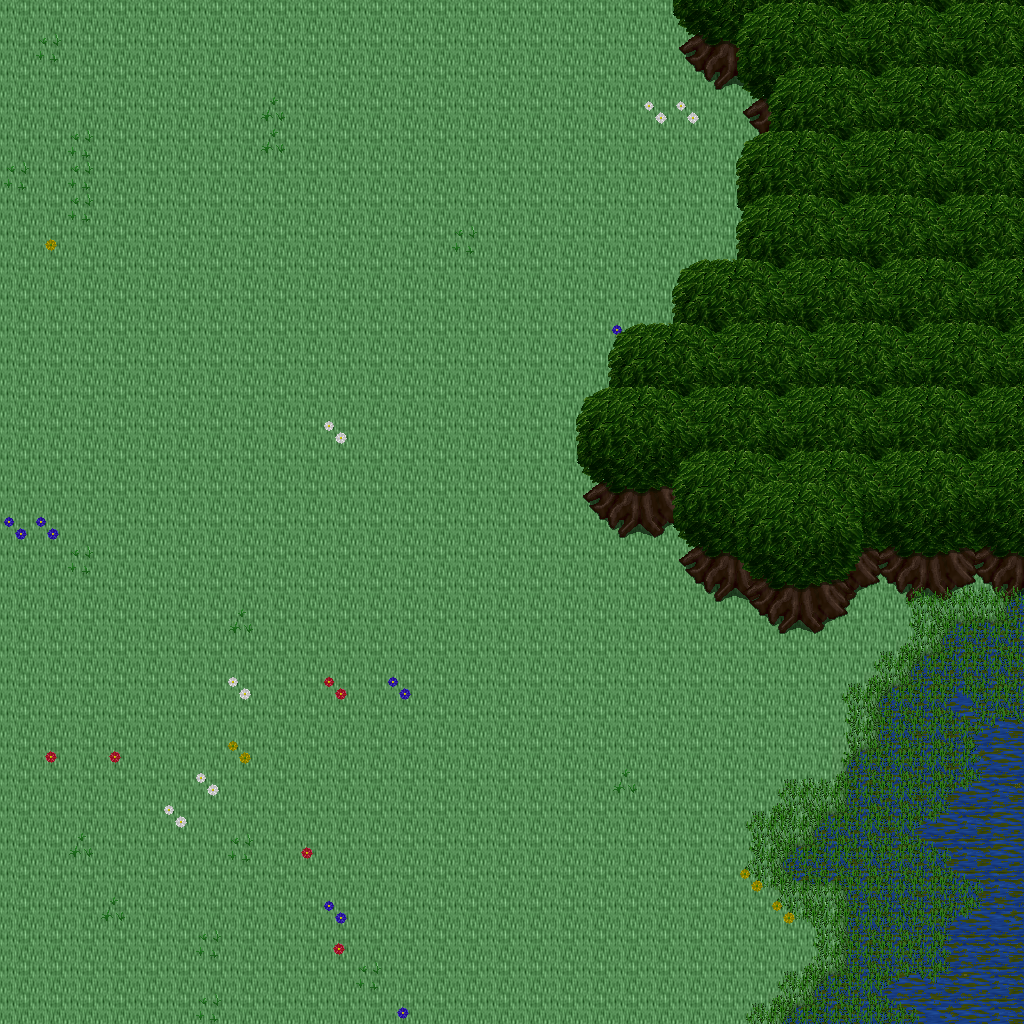

The image is a tile-based game level rendered from a .tmx file. Its description and source (layers, tilesets, objects; grid data summarised) follow:
An orthogonal 32x32 tile map with 32x32 px tiles, 5 tile layers (Ground, Objects, Objects2, Above, ...), 1 hidden layer not drawn, 18 tilesets.

<map version="1.10" tiledversion="1.11.0" orientation="orthogonal" renderorder="right-down" width="32" height="32" tilewidth="32" tileheight="32" infinite="0" nextlayerid="11" nextobjectid="1">
 <tileset firstgid="1" name="ground_ground" tilewidth="32" tileheight="32" tilecount="33" columns="3">
  <image source="../drawable/ground_ground.png" width="96" height="352" />
 </tileset>
 <tileset firstgid="34" name="plant_flower_daisy_white" tilewidth="32" tileheight="32" tilecount="8" columns="2">
  <image source="../drawable/plant_flower_daisy_white.png" width="64" height="128" />
 </tileset>
 <tileset firstgid="42" name="plant_grasses" tilewidth="32" tileheight="32" tilecount="6" columns="3">
  <image source="../drawable/plant_grasses.png" width="96" height="64" />
 </tileset>
 <tileset firstgid="48" name="plant_flower_daisy_yellow" tilewidth="32" tileheight="32" tilecount="8" columns="2">
  <image source="../drawable/plant_flower_daisy_yellow.png" width="64" height="128" />
 </tileset>
 <tileset firstgid="56" name="plant_flower_daisy_blue" tilewidth="32" tileheight="32" tilecount="8" columns="2">
  <image source="../drawable/plant_flower_daisy_blue.png" width="64" height="128" />
 </tileset>
 <tileset firstgid="64" name="plant_flower_daisy_red" tilewidth="32" tileheight="32" tilecount="8" columns="2">
  <image source="../drawable/plant_flower_daisy_red.png" width="64" height="128" />
 </tileset>
 <tileset firstgid="72" name="plant_tree_tree_darkgreen" tilewidth="32" tileheight="32" tilecount="88" columns="8">
  <image source="../drawable/plant_tree_tree_darkgreen.png" width="256" height="352" />
 </tileset>
 <tileset firstgid="160" name="logic_creature_animal" tilewidth="32" tileheight="32" tilecount="32" columns="8">
  <image source="../drawable/logic_creature_animal.png" width="256" height="128" />
 </tileset>
 <tileset firstgid="192" name="logic_creature_elf" tilewidth="32" tileheight="32" tilecount="16" columns="8">
  <image source="../drawable/logic_creature_elf.png" width="256" height="64" />
 </tileset>
 <tileset firstgid="208" name="logic_collision" tilewidth="32" tileheight="32" tilecount="1" columns="1">
  <image source="../drawable/logic_collision.png" width="32" height="32" />
 </tileset>
 <tileset firstgid="209" name="logic_creature_human_evil" tilewidth="32" tileheight="32" tilecount="16" columns="8">
  <image source="../drawable/logic_creature_human_evil.png" width="256" height="64" />
 </tileset>
 <tileset firstgid="225" name="logic_portal" tilewidth="32" tileheight="32" tilecount="24" columns="8">
  <image source="../drawable/logic_portal.png" width="256" height="96" />
 </tileset>
 <tileset firstgid="249" name="ground_green_paving" tilewidth="32" tileheight="32" tilecount="18" columns="3">
  <image source="../drawable/ground_green_paving.png" width="96" height="192" />
 </tileset>
 <tileset firstgid="267" name="ground_water_swamp_water" tilewidth="32" tileheight="32" tilecount="33" columns="3">
  <image source="../drawable/ground_water_swamp_water.png" width="96" height="352" />
 </tileset>
 <tileset firstgid="300" name="plant_grasses_swamp" tilewidth="32" tileheight="32" tilecount="42" columns="6">
  <image source="../drawable/plant_grasses_swamp.png" width="192" height="224" />
 </tileset>
 <tileset firstgid="342" name="logic_protection" tilewidth="32" tileheight="32" tilecount="2" columns="2">
  <image source="../drawable/logic_protection.png" width="64" height="32" />
 </tileset>
 <tileset firstgid="344" name="logic_creature_ogre" tilewidth="32" tileheight="32" tilecount="4" columns="4">
  <image source="../drawable/logic_creature_ogre.png" width="128" height="32" />
 </tileset>
 <tileset firstgid="348" name="logic_creature_undead_skeleton" tilewidth="32" tileheight="32" tilecount="6" columns="6">
  <image source="../drawable/logic_creature_undead_skeleton.png" width="192" height="32" />
 </tileset>
 <layer id="1" name="Ground" width="32" height="32">
  <data>[1024 cells, 1024 non-empty, 16 distinct tile ids]</data>
 </layer>
 <layer id="2" name="Objects" width="32" height="32">
  <data>[1024 cells, 244 non-empty, 24 distinct tile ids]</data>
 </layer>
 <layer id="3" name="Objects2" width="32" height="32">
  <data>[1024 cells, 83 non-empty, 17 distinct tile ids]</data>
 </layer>
 <layer id="4" name="Above" width="32" height="32">
  <data>[1024 cells, 189 non-empty, 13 distinct tile ids]</data>
 </layer>
 <layer id="5" name="Above2" width="32" height="32">
  <data>[1024 cells, 86 non-empty, 11 distinct tile ids]</data>
 </layer>
 <layer id="6" name="Walkable" width="32" height="32" visible="0">
  <data>[1024 cells, 191 non-empty, 1 distinct tile ids]</data>
 </layer>
 <objectgroup id="7" name="Mapevents" />
 <objectgroup id="8" name="Spawn" />
 <objectgroup id="9" name="Keys" />
 <objectgroup id="10" name="Replace" />
</map>
